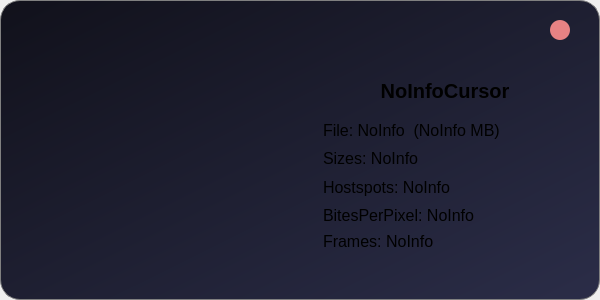
<?xml version="1.0" encoding="UTF-8"?>
<ui version="4.0">
 <class>CursorDialog</class>
 <widget class="QDialog" name="CursorDialog">
  <property name="geometry">
   <rect>
    <x>0</x>
    <y>0</y>
    <width>600</width>
    <height>300</height>
   </rect>
  </property>
  <property name="windowTitle">
   <string>Dialog</string>
  </property>
  <property name="styleSheet">
   <string notr="true">QMainWindow{
	background-color: transparent;
	border-radius: 20px;
}</string>
  </property>
  <layout class="QVBoxLayout" name="verticalLayout" stretch="1">
   <property name="spacing">
    <number>0</number>
   </property>
   <property name="leftMargin">
    <number>0</number>
   </property>
   <property name="topMargin">
    <number>0</number>
   </property>
   <property name="rightMargin">
    <number>0</number>
   </property>
   <property name="bottomMargin">
    <number>0</number>
   </property>
   <item>
    <widget class="QWidget" name="Central" native="true">
     <property name="styleSheet">
      <string notr="true">QWidget#Central{
	background-color: qlineargradient(spread:reflect, x1:0, y1:0, x2:1, y2:1, stop:0 rgba(17, 17, 27, 255), stop:1 rgba(43, 45, 72, 255));
		border-radius: 20px;
	border: 1px solid gray
}</string>
     </property>
     <layout class="QVBoxLayout" name="verticalLayout_3">
      <property name="spacing">
       <number>10</number>
      </property>
      <property name="leftMargin">
       <number>10</number>
      </property>
      <property name="topMargin">
       <number>10</number>
      </property>
      <property name="rightMargin">
       <number>10</number>
      </property>
      <property name="bottomMargin">
       <number>40</number>
      </property>
      <item>
       <widget class="QWidget" name="widget" native="true">
        <property name="minimumSize">
         <size>
          <width>0</width>
          <height>40</height>
         </size>
        </property>
        <property name="maximumSize">
         <size>
          <width>16777215</width>
          <height>40</height>
         </size>
        </property>
        <layout class="QHBoxLayout" name="horizontalLayout" stretch="7,1">
         <property name="spacing">
          <number>10</number>
         </property>
         <property name="leftMargin">
          <number>20</number>
         </property>
         <property name="topMargin">
          <number>0</number>
         </property>
         <property name="rightMargin">
          <number>20</number>
         </property>
         <property name="bottomMargin">
          <number>0</number>
         </property>
         <item>
          <widget class="HeaderComponent" name="Header" native="true"/>
         </item>
         <item>
          <widget class="QPushButton" name="CloseButton">
           <property name="minimumSize">
            <size>
             <width>20</width>
             <height>20</height>
            </size>
           </property>
           <property name="maximumSize">
            <size>
             <width>20</width>
             <height>20</height>
            </size>
           </property>
           <property name="styleSheet">
            <string notr="true">QPushButton{
	background-color: rgb(231, 130, 132);
	border-radius:10px;
}
QPushButton:hover{
	background-color: rgb(231, 171, 172)
}</string>
           </property>
           <property name="text">
            <string/>
           </property>
          </widget>
         </item>
        </layout>
       </widget>
      </item>
      <item>
       <widget class="QWidget" name="widget_2" native="true">
        <layout class="QHBoxLayout" name="horizontalLayout_2" stretch="1,1">
         <property name="spacing">
          <number>0</number>
         </property>
         <property name="leftMargin">
          <number>0</number>
         </property>
         <property name="topMargin">
          <number>0</number>
         </property>
         <property name="rightMargin">
          <number>0</number>
         </property>
         <property name="bottomMargin">
          <number>0</number>
         </property>
         <item>
          <widget class="QWidget" name="widget_4" native="true">
           <layout class="QHBoxLayout" name="horizontalLayout_3" stretch="1,1,1">
            <property name="leftMargin">
             <number>0</number>
            </property>
            <property name="topMargin">
             <number>0</number>
            </property>
            <property name="rightMargin">
             <number>0</number>
            </property>
            <property name="bottomMargin">
             <number>0</number>
            </property>
            <item>
             <spacer name="horizontalSpacer">
              <property name="orientation">
               <enum>Qt::Orientation::Horizontal</enum>
              </property>
              <property name="sizeHint" stdset="0">
               <size>
                <width>40</width>
                <height>20</height>
               </size>
              </property>
             </spacer>
            </item>
            <item>
             <widget class="IconRatio" name="IconLabel">
              <property name="text">
               <string/>
              </property>
             </widget>
            </item>
            <item>
             <spacer name="horizontalSpacer_2">
              <property name="orientation">
               <enum>Qt::Orientation::Horizontal</enum>
              </property>
              <property name="sizeHint" stdset="0">
               <size>
                <width>40</width>
                <height>20</height>
               </size>
              </property>
             </spacer>
            </item>
           </layout>
          </widget>
         </item>
         <item>
          <widget class="QWidget" name="widget_5" native="true">
           <layout class="QVBoxLayout" name="verticalLayout_2" stretch="2,1,1,1,1,0">
            <item>
             <widget class="QLabel" name="Name">
              <property name="styleSheet">
               <string notr="true">font-size: 20px;
font-weight: bold;</string>
              </property>
              <property name="text">
               <string>NoInfoCursor</string>
              </property>
              <property name="alignment">
               <set>Qt::AlignmentFlag::AlignCenter</set>
              </property>
             </widget>
            </item>
            <item>
             <widget class="QLabel" name="File">
              <property name="styleSheet">
               <string notr="true">font-size: 12pt;
padding-left: 10px;</string>
              </property>
              <property name="text">
               <string>File: NoInfo  (NoInfo MB)</string>
              </property>
             </widget>
            </item>
            <item>
             <widget class="QLabel" name="Sizes">
              <property name="styleSheet">
               <string notr="true">font-size: 12pt;
padding-left: 10px;</string>
              </property>
              <property name="text">
               <string>Sizes: NoInfo</string>
              </property>
             </widget>
            </item>
            <item>
             <widget class="QLabel" name="Hotspots">
              <property name="styleSheet">
               <string notr="true">font-size: 12pt;
padding-left: 10px;</string>
              </property>
              <property name="text">
               <string>Hostspots: NoInfo</string>
              </property>
             </widget>
            </item>
            <item>
             <widget class="QLabel" name="Bpps">
              <property name="styleSheet">
               <string notr="true">font-size: 12pt;
padding-left: 10px;</string>
              </property>
              <property name="text">
               <string>BitesPerPixel: NoInfo</string>
              </property>
             </widget>
            </item>
            <item>
             <widget class="QLabel" name="Frames">
              <property name="styleSheet">
               <string notr="true">font-size: 12pt;
padding-left: 10px;</string>
              </property>
              <property name="text">
               <string>Frames: NoInfo</string>
              </property>
             </widget>
            </item>
           </layout>
          </widget>
         </item>
        </layout>
       </widget>
      </item>
     </layout>
    </widget>
   </item>
  </layout>
 </widget>
 <customwidgets>
  <customwidget>
   <class>IconRatio</class>
   <extends>QLabel</extends>
   <header location="global">views/components/icon-ratio.hpp</header>
  </customwidget>
  <customwidget>
   <class>HeaderComponent</class>
   <extends>QWidget</extends>
   <header location="global">views/components/header-component.hpp</header>
   <container>1</container>
  </customwidget>
 </customwidgets>
 <resources/>
 <connections/>
</ui>
